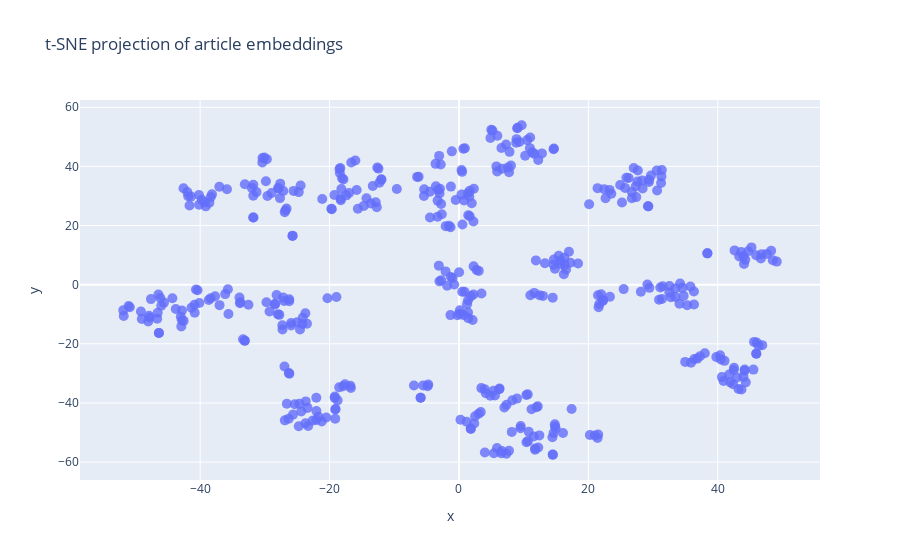

Notebook code for this chart:
### Markdown cell above
Now let's plot the 2-D projection of the data and see if there's any structure to the embeddings...

### Code cell
projection.plot()

### Figure 1 — Plotly figure (JSON) as saved in the notebook; plotly's stock layout.template omitted (floating-point values rounded to 4 significant figures; data arrays with more than 128 entries replaced by an {"elided": "..."} marker saying what was removed)
{"data": [{"customdata": {"elided": "455x1 str values"}, "hovertemplate": "<b>%{hovertext}</b><br><a href='%{customdata[0]}' target='_blank'>open article ↗</a><extra></extra>", "hovertext": {"elided": "455 str values"}, "legendgroup": "", "marker": {"color": "#636efa", "opacity": 0.8, "size": 10, "symbol": "circle"}, "mode": "markers", "name": "", "orientation": "v", "showlegend": false, "type": "scatter", "x": {"elided": "455 float values"}, "xaxis": "x", "y": {"elided": "455 float values"}, "yaxis": "y"}], "layout": {"legend": {"tracegroupgap": 0}, "title": {"text": "t-SNE projection of article embeddings"}, "xaxis": {"anchor": "y", "domain": [0, 1], "title": {"text": "x"}}, "yaxis": {"anchor": "x", "domain": [0, 1], "title": {"text": "y"}}}}
